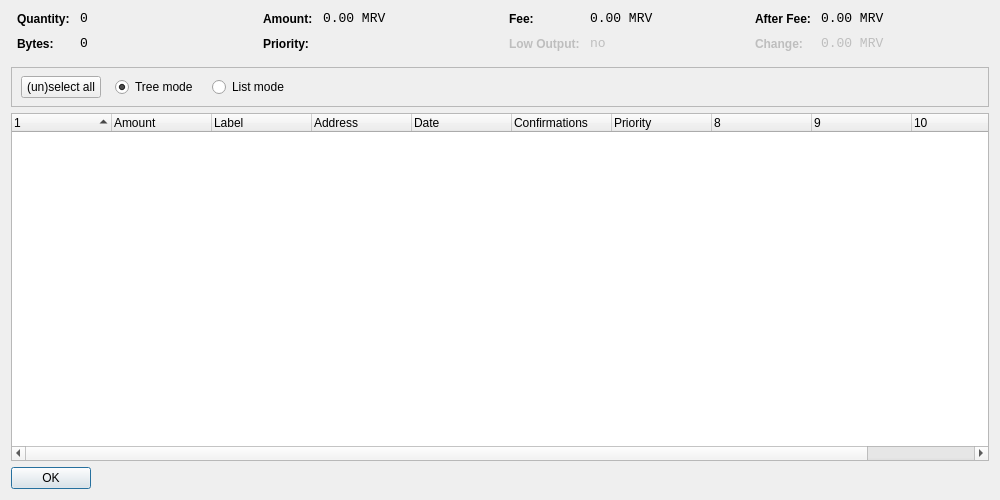
<?xml version="1.0" encoding="UTF-8"?>
<ui version="4.0">
 <class>CoinControlDialog</class>
 <widget class="QDialog" name="CoinControlDialog">
  <property name="geometry">
   <rect>
    <x>0</x>
    <y>0</y>
    <width>1000</width>
    <height>500</height>
   </rect>
  </property>
  <property name="windowTitle">
   <string>Coin Control</string>
  </property>
  <layout class="QVBoxLayout" name="verticalLayout">
   <item>
    <layout class="QHBoxLayout" name="horizontalLayoutTop" stretch="0,0,0,0">
     <property name="topMargin">
      <number>0</number>
     </property>
     <property name="bottomMargin">
      <number>10</number>
     </property>
     <item>
      <layout class="QFormLayout" name="formLayoutCoinControl1">
       <property name="horizontalSpacing">
        <number>10</number>
       </property>
       <property name="verticalSpacing">
        <number>10</number>
       </property>
       <property name="leftMargin">
        <number>6</number>
       </property>
       <property name="rightMargin">
        <number>6</number>
       </property>
       <item row="0" column="0">
        <widget class="QLabel" name="labelCoinControlQuantityText">
         <property name="styleSheet">
          <string notr="true">font-weight:bold;</string>
         </property>
         <property name="text">
          <string>Quantity:</string>
         </property>
        </widget>
       </item>
       <item row="0" column="1">
        <widget class="QLabel" name="labelCoinControlQuantity">
         <property name="font">
          <font>
           <family>Monospace</family>
           <pointsize>10</pointsize>
          </font>
         </property>
         <property name="cursor">
          <cursorShape>IBeamCursor</cursorShape>
         </property>
         <property name="contextMenuPolicy">
          <enum>Qt::ActionsContextMenu</enum>
         </property>
         <property name="text">
          <string notr="true">0</string>
         </property>
         <property name="textInteractionFlags">
          <set>Qt::LinksAccessibleByMouse|Qt::TextSelectableByKeyboard|Qt::TextSelectableByMouse</set>
         </property>
        </widget>
       </item>
       <item row="1" column="0">
        <widget class="QLabel" name="labelCoinControlBytesText">
         <property name="styleSheet">
          <string notr="true">font-weight:bold;</string>
         </property>
         <property name="text">
          <string>Bytes:</string>
         </property>
        </widget>
       </item>
       <item row="1" column="1">
        <widget class="QLabel" name="labelCoinControlBytes">
         <property name="font">
          <font>
           <family>Monospace</family>
           <pointsize>10</pointsize>
          </font>
         </property>
         <property name="cursor">
          <cursorShape>IBeamCursor</cursorShape>
         </property>
         <property name="contextMenuPolicy">
          <enum>Qt::ActionsContextMenu</enum>
         </property>
         <property name="text">
          <string notr="true">0</string>
         </property>
         <property name="textInteractionFlags">
          <set>Qt::LinksAccessibleByMouse|Qt::TextSelectableByKeyboard|Qt::TextSelectableByMouse</set>
         </property>
        </widget>
       </item>
      </layout>
     </item>
     <item>
      <layout class="QFormLayout" name="formLayoutCoinControl2">
       <property name="horizontalSpacing">
        <number>10</number>
       </property>
       <property name="verticalSpacing">
        <number>10</number>
       </property>
       <property name="leftMargin">
        <number>6</number>
       </property>
       <property name="rightMargin">
        <number>6</number>
       </property>
       <item row="0" column="0">
        <widget class="QLabel" name="labelCoinControlAmountText">
         <property name="styleSheet">
          <string notr="true">font-weight:bold;</string>
         </property>
         <property name="text">
          <string>Amount:</string>
         </property>
        </widget>
       </item>
       <item row="0" column="1">
        <widget class="QLabel" name="labelCoinControlAmount">
         <property name="font">
          <font>
           <family>Monospace</family>
           <pointsize>10</pointsize>
          </font>
         </property>
         <property name="cursor">
          <cursorShape>IBeamCursor</cursorShape>
         </property>
         <property name="contextMenuPolicy">
          <enum>Qt::ActionsContextMenu</enum>
         </property>
         <property name="text">
          <string notr="true">0.00 MRV</string>
         </property>
         <property name="textInteractionFlags">
          <set>Qt::LinksAccessibleByMouse|Qt::TextSelectableByKeyboard|Qt::TextSelectableByMouse</set>
         </property>
        </widget>
       </item>
       <item row="1" column="0">
        <widget class="QLabel" name="labelCoinControlPriorityText">
         <property name="styleSheet">
          <string notr="true">font-weight:bold;</string>
         </property>
         <property name="text">
          <string>Priority:</string>
         </property>
        </widget>
       </item>
       <item row="1" column="1">
        <widget class="QLabel" name="labelCoinControlPriority">
         <property name="font">
          <font>
           <family>Monospace</family>
           <pointsize>10</pointsize>
          </font>
         </property>
         <property name="cursor">
          <cursorShape>IBeamCursor</cursorShape>
         </property>
         <property name="contextMenuPolicy">
          <enum>Qt::ActionsContextMenu</enum>
         </property>
         <property name="text">
          <string/>
         </property>
         <property name="textInteractionFlags">
          <set>Qt::LinksAccessibleByMouse|Qt::TextSelectableByKeyboard|Qt::TextSelectableByMouse</set>
         </property>
        </widget>
       </item>
      </layout>
     </item>
     <item>
      <layout class="QFormLayout" name="formLayoutCoinControl3">
       <property name="horizontalSpacing">
        <number>10</number>
       </property>
       <property name="verticalSpacing">
        <number>10</number>
       </property>
       <property name="leftMargin">
        <number>6</number>
       </property>
       <property name="rightMargin">
        <number>6</number>
       </property>
       <item row="0" column="0">
        <widget class="QLabel" name="labelCoinControlFeeText">
         <property name="styleSheet">
          <string notr="true">font-weight:bold;</string>
         </property>
         <property name="text">
          <string>Fee:</string>
         </property>
        </widget>
       </item>
       <item row="0" column="1">
        <widget class="QLabel" name="labelCoinControlFee">
         <property name="font">
          <font>
           <family>Monospace</family>
           <pointsize>10</pointsize>
          </font>
         </property>
         <property name="cursor">
          <cursorShape>IBeamCursor</cursorShape>
         </property>
         <property name="contextMenuPolicy">
          <enum>Qt::ActionsContextMenu</enum>
         </property>
         <property name="text">
          <string notr="true">0.00 MRV</string>
         </property>
         <property name="textInteractionFlags">
          <set>Qt::LinksAccessibleByMouse|Qt::TextSelectableByKeyboard|Qt::TextSelectableByMouse</set>
         </property>
        </widget>
       </item>
       <item row="1" column="0">
        <widget class="QLabel" name="labelCoinControlLowOutputText">
         <property name="enabled">
          <bool>false</bool>
         </property>
         <property name="styleSheet">
          <string notr="true">font-weight:bold;</string>
         </property>
         <property name="text">
          <string>Low Output:</string>
         </property>
        </widget>
       </item>
       <item row="1" column="1">
        <widget class="QLabel" name="labelCoinControlLowOutput">
         <property name="enabled">
          <bool>false</bool>
         </property>
         <property name="font">
          <font>
           <family>Monospace</family>
           <pointsize>10</pointsize>
          </font>
         </property>
         <property name="cursor">
          <cursorShape>IBeamCursor</cursorShape>
         </property>
         <property name="contextMenuPolicy">
          <enum>Qt::ActionsContextMenu</enum>
         </property>
         <property name="text">
          <string notr="true">no</string>
         </property>
         <property name="textInteractionFlags">
          <set>Qt::LinksAccessibleByMouse|Qt::TextSelectableByKeyboard|Qt::TextSelectableByMouse</set>
         </property>
        </widget>
       </item>
      </layout>
     </item>
     <item>
      <layout class="QFormLayout" name="formLayoutCoinControl4">
       <property name="horizontalSpacing">
        <number>10</number>
       </property>
       <property name="verticalSpacing">
        <number>10</number>
       </property>
       <property name="leftMargin">
        <number>6</number>
       </property>
       <property name="rightMargin">
        <number>6</number>
       </property>
       <item row="0" column="0">
        <widget class="QLabel" name="labelCoinControlAfterFeeText">
         <property name="styleSheet">
          <string notr="true">font-weight:bold;</string>
         </property>
         <property name="text">
          <string>After Fee:</string>
         </property>
        </widget>
       </item>
       <item row="0" column="1">
        <widget class="QLabel" name="labelCoinControlAfterFee">
         <property name="font">
          <font>
           <family>Monospace</family>
           <pointsize>10</pointsize>
          </font>
         </property>
         <property name="cursor">
          <cursorShape>IBeamCursor</cursorShape>
         </property>
         <property name="contextMenuPolicy">
          <enum>Qt::ActionsContextMenu</enum>
         </property>
         <property name="text">
          <string notr="true">0.00 MRV</string>
         </property>
         <property name="textInteractionFlags">
          <set>Qt::LinksAccessibleByMouse|Qt::TextSelectableByKeyboard|Qt::TextSelectableByMouse</set>
         </property>
        </widget>
       </item>
       <item row="1" column="0">
        <widget class="QLabel" name="labelCoinControlChangeText">
         <property name="enabled">
          <bool>false</bool>
         </property>
         <property name="styleSheet">
          <string notr="true">font-weight:bold;</string>
         </property>
         <property name="text">
          <string>Change:</string>
         </property>
        </widget>
       </item>
       <item row="1" column="1">
        <widget class="QLabel" name="labelCoinControlChange">
         <property name="enabled">
          <bool>false</bool>
         </property>
         <property name="font">
          <font>
           <family>Monospace</family>
           <pointsize>10</pointsize>
          </font>
         </property>
         <property name="cursor">
          <cursorShape>IBeamCursor</cursorShape>
         </property>
         <property name="contextMenuPolicy">
          <enum>Qt::ActionsContextMenu</enum>
         </property>
         <property name="text">
          <string notr="true">0.00 MRV</string>
         </property>
         <property name="textInteractionFlags">
          <set>Qt::LinksAccessibleByMouse|Qt::TextSelectableByKeyboard|Qt::TextSelectableByMouse</set>
         </property>
        </widget>
       </item>
      </layout>
     </item>
    </layout>
   </item>
   <item>
    <widget class="QFrame" name="frame">
     <property name="minimumSize">
      <size>
       <width>0</width>
       <height>40</height>
      </size>
     </property>
     <property name="frameShape">
      <enum>QFrame::StyledPanel</enum>
     </property>
     <property name="frameShadow">
      <enum>QFrame::Sunken</enum>
     </property>
     <widget class="QWidget" name="horizontalLayoutWidget">
      <property name="geometry">
       <rect>
        <x>10</x>
        <y>0</y>
        <width>781</width>
        <height>41</height>
       </rect>
      </property>
      <layout class="QHBoxLayout" name="horizontalLayoutPanel" stretch="0,0,0,0,0">
       <property name="spacing">
        <number>14</number>
       </property>
       <item>
        <widget class="QPushButton" name="pushButtonSelectAll">
         <property name="sizePolicy">
          <sizepolicy hsizetype="Maximum" vsizetype="Fixed">
           <horstretch>0</horstretch>
           <verstretch>0</verstretch>
          </sizepolicy>
         </property>
         <property name="text">
          <string>(un)select all</string>
         </property>
        </widget>
       </item>
       <item>
        <widget class="QRadioButton" name="radioTreeMode">
         <property name="sizePolicy">
          <sizepolicy hsizetype="Maximum" vsizetype="Fixed">
           <horstretch>0</horstretch>
           <verstretch>0</verstretch>
          </sizepolicy>
         </property>
         <property name="text">
          <string>Tree mode</string>
         </property>
         <property name="checked">
          <bool>true</bool>
         </property>
        </widget>
       </item>
       <item>
        <widget class="QRadioButton" name="radioListMode">
         <property name="sizePolicy">
          <sizepolicy hsizetype="Maximum" vsizetype="Fixed">
           <horstretch>0</horstretch>
           <verstretch>0</verstretch>
          </sizepolicy>
         </property>
         <property name="text">
          <string>List mode</string>
         </property>
        </widget>
       </item>
       <item>
        <spacer name="horizontalSpacer">
         <property name="orientation">
          <enum>Qt::Horizontal</enum>
         </property>
         <property name="sizeHint" stdset="0">
          <size>
           <width>40</width>
           <height>20</height>
          </size>
         </property>
        </spacer>
       </item>
      </layout>
     </widget>
    </widget>
   </item>
   <item>
    <widget class="CoinControlTreeWidget" name="treeWidget">
     <property name="contextMenuPolicy">
      <enum>Qt::CustomContextMenu</enum>
     </property>
     <property name="sortingEnabled">
      <bool>false</bool>
     </property>
     <property name="columnCount">
      <number>11</number>
     </property>
     <attribute name="headerShowSortIndicator" stdset="0">
      <bool>true</bool>
     </attribute>
     <attribute name="headerStretchLastSection">
      <bool>false</bool>
     </attribute>
     <column>
      <property name="text">
       <string/>
      </property>
     </column>
     <column>
      <property name="text">
       <string>Amount</string>
      </property>
     </column>
     <column>
      <property name="text">
       <string>Label</string>
      </property>
     </column>
     <column>
      <property name="text">
       <string>Address</string>
      </property>
     </column>
     <column>
      <property name="text">
       <string>Date</string>
      </property>
     </column>
     <column>
      <property name="text">
       <string>Confirmations</string>
      </property>
      <property name="toolTip">
       <string>Confirmed</string>
      </property>
     </column>
     <column>
      <property name="text">
       <string>Priority</string>
      </property>
     </column>
     <column>
      <property name="text">
       <string/>
      </property>
     </column>
     <column>
      <property name="text">
       <string/>
      </property>
     </column>
     <column>
      <property name="text">
       <string/>
      </property>
     </column>
     <column>
      <property name="text">
       <string/>
      </property>
     </column>
    </widget>
   </item>
   <item>
    <widget class="QDialogButtonBox" name="buttonBox">
     <property name="sizePolicy">
      <sizepolicy hsizetype="Maximum" vsizetype="Fixed">
       <horstretch>0</horstretch>
       <verstretch>0</verstretch>
      </sizepolicy>
     </property>
     <property name="orientation">
      <enum>Qt::Horizontal</enum>
     </property>
     <property name="standardButtons">
      <set>QDialogButtonBox::Ok</set>
     </property>
    </widget>
   </item>
  </layout>
 </widget>
 <customwidgets>
  <customwidget>
   <class>CoinControlTreeWidget</class>
   <extends>QTreeWidget</extends>
   <header>coincontroltreewidget.h</header>
  </customwidget>
 </customwidgets>
 <resources/>
 <connections/>
</ui>
